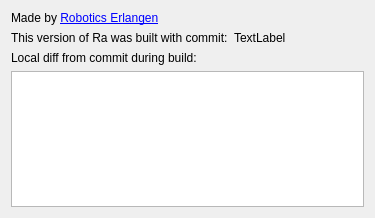
<?xml version="1.0" encoding="UTF-8"?>
<ui version="4.0">
 <class>AboutUs</class>
 <widget class="QDialog" name="AboutUs">
  <property name="geometry">
   <rect>
    <x>0</x>
    <y>0</y>
    <width>375</width>
    <height>218</height>
   </rect>
  </property>
  <property name="windowTitle">
   <string>About</string>
  </property>
  <layout class="QVBoxLayout" name="verticalLayout">
   <item>
    <widget class="QLabel" name="label_3">
     <property name="text">
      <string>Made by &lt;a href=https://www.robotics-erlangen.de&gt;Robotics Erlangen&lt;/a&gt;</string>
     </property>
     <property name="textFormat">
      <enum>Qt::RichText</enum>
     </property>
     <property name="openExternalLinks">
      <bool>true</bool>
     </property>
    </widget>
   </item>
   <item>
    <layout class="QHBoxLayout" name="horizontalLayout">
     <item>
      <widget class="QLabel" name="label">
       <property name="text">
        <string>This version of Ra was built with commit:</string>
       </property>
      </widget>
     </item>
     <item>
      <widget class="QLabel" name="commitLabel">
       <property name="text">
        <string>TextLabel</string>
       </property>
       <property name="textInteractionFlags">
        <set>Qt::LinksAccessibleByMouse|Qt::TextSelectableByMouse</set>
       </property>
      </widget>
     </item>
    </layout>
   </item>
   <item>
    <widget class="QLabel" name="label_2">
     <property name="text">
      <string>Local diff from commit during build:</string>
     </property>
    </widget>
   </item>
   <item>
    <widget class="QTextBrowser" name="diffText"/>
   </item>
  </layout>
 </widget>
 <resources/>
 <connections/>
</ui>
